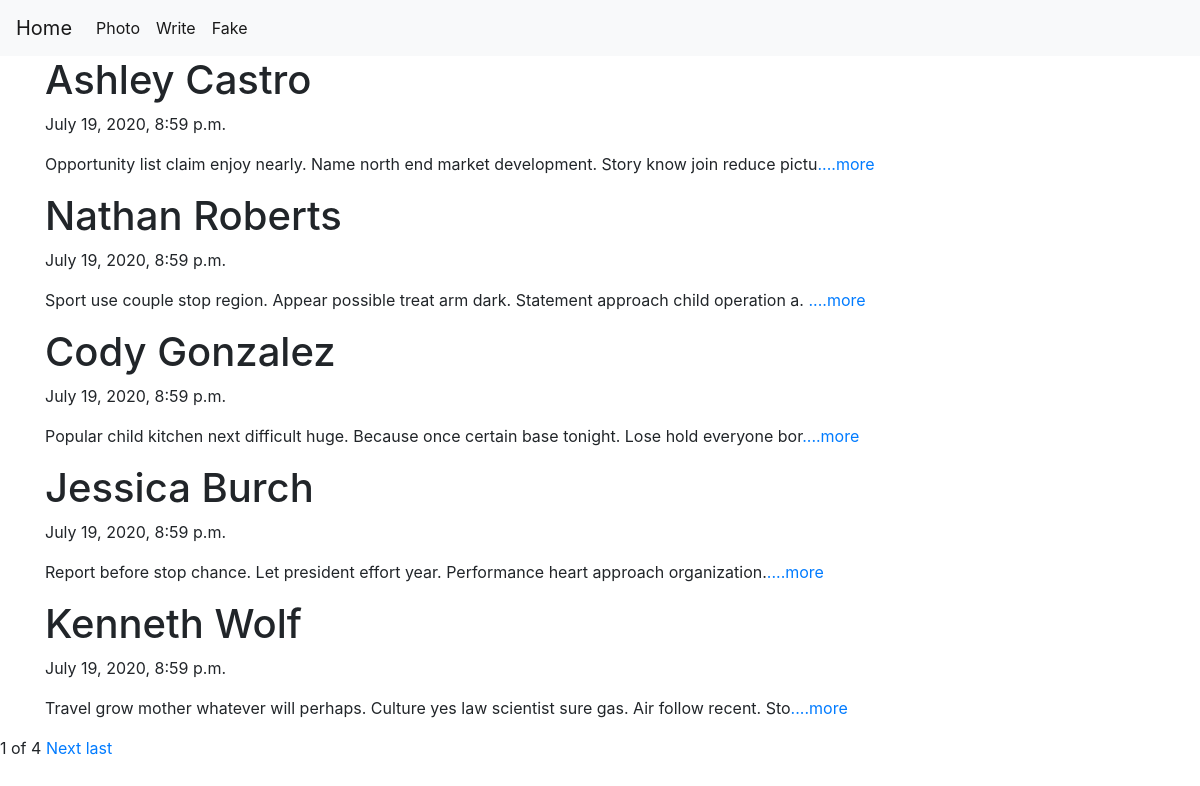
The page / on the database its author committed.
### blog/models.py (models this page shows, shortened)
class Blog(models.Model):
    title = models.CharField(max_length=200)
    pub_date = models.DateTimeField('date published')
    body = models.TextField()
    def summary(self):
        return self.body[:100]

### blog/views.py (the view)
# urls.py: path('', blog.views.blog, name = 'blog'),
def blog(request):
    blogs = Blog.objects
    blog_list = Blog.objects.all()
    paginator = Paginator(blog_list, 5)
    page = request.GET.get('page')
    articles = paginator.get_page(page)
    return render(request, 'blog.html', {'blogs': blogs, 'articles': articles})

### blog/templates/blog.html (shortened to what this page needs)
{% extends 'base.html' %}
{% block content %}
  {% for blog in articles %}
    <div class="container">
        <h1>{{ blog.title }}</h1>
        <p>{{ blog.pub_date }}</p>
        <p>{{ blog.summary }}<a href="{% url 'detail' blog.id %}">....more</a></p>
    </div>
    {% endfor %}
    <span>{{ articles.number }}</span>
    <span>of</span>
    <span>{{ articles.paginator.num_pages }}</span>
    {% if articles.has_next %}
      <a href="?page={{articles.next_page_number}}">Next</a>
      <a href="?page={{articles.paginator.num_pages}}">last</a>
    {% endif %}
{% endblock %}

### myproject/templates/base.html (shortened to what this page needs)
<head>
    <link rel="stylesheet" href="https://stackpath.bootstrapcdn.com/bootstrap/4.5.0/css/bootstrap.min.css">
</head>
<body>
    <nav class="navbar navbar-expand-lg navbar-light bg-light">
        <a class="navbar-brand" href="/">Home</a>
        <div class="collapse navbar-collapse" id="navbarNav">
            <ul class="navbar-nav">
                <li class="nav-item active">
                    <a class="nav-link" href="{% url 'photo'%}">Photo<span class="sr-only">(current)</span></a>
                </li>
                <li class="nav-item active">
                    <a class="nav-link" href="{% url 'new'%}">Write<span class="sr-only">(current)</span></a>
                </li>
                <li class="nav-item active">
                    <a class="nav-link" href="{% url 'fake'%}">Fake<span class="sr-only">(current)</span></a>
                </li>
            </ul>
        </div>
    </nav>
    <div>
        {% block content %}
        {% endblock %}
    </div>
</body>

### rows shown on the page
Blog: title "Ashley Castro", pub_date "July 19, 2020, 8:59 p.m.", summary "Opportunity list claim enjoy nearly. Name north end market development. Story know join reduce pictu"
Blog: title "Nathan Roberts", pub_date "July 19, 2020, 8:59 p.m.", summary "Sport use couple stop region. Appear possible treat arm dark. Statement approach child operation a."
Blog: title "Cody Gonzalez", pub_date "July 19, 2020, 8:59 p.m.", summary "Popular child kitchen next difficult huge. Because once certain base tonight. Lose hold everyone bor"
Blog: title "Jessica Burch", pub_date "July 19, 2020, 8:59 p.m.", summary "Report before stop chance. Let president effort year. Performance heart approach organization."
Blog: title "Kenneth Wolf", pub_date "July 19, 2020, 8:59 p.m.", summary "Travel grow mother whatever will perhaps. Culture yes law scientist sure gas. Air follow recent. Sto"

### other values the page prints
{{ articles.number }} "1"
{{ articles.paginator.num_pages }} "4"
